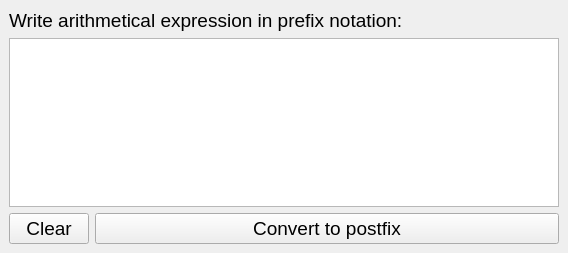
<?xml version="1.0" encoding="UTF-8"?>
<ui version="4.0">
 <class>MainWindow</class>
 <widget class="QMainWindow" name="MainWindow">
  <property name="windowModality">
   <enum>Qt::NonModal</enum>
  </property>
  <property name="geometry">
   <rect>
    <x>0</x>
    <y>0</y>
    <width>568</width>
    <height>253</height>
   </rect>
  </property>
  <property name="font">
   <font>
    <pointsize>14</pointsize>
    <stylestrategy>PreferAntialias</stylestrategy>
   </font>
  </property>
  <property name="windowTitle">
   <string>MainWindow</string>
  </property>
  <property name="locale">
   <locale language="English" country="UnitedStates"/>
  </property>
  <property name="tabShape">
   <enum>QTabWidget::Triangular</enum>
  </property>
  <widget class="QWidget" name="centralwidget">
   <layout class="QFormLayout" name="formLayout">
    <item row="0" column="0" colspan="2">
     <widget class="QLabel" name="label">
      <property name="sizePolicy">
       <sizepolicy hsizetype="Expanding" vsizetype="Minimum">
        <horstretch>0</horstretch>
        <verstretch>0</verstretch>
       </sizepolicy>
      </property>
      <property name="text">
       <string>Write arithmetical expression in prefix notation:</string>
      </property>
      <property name="wordWrap">
       <bool>true</bool>
      </property>
     </widget>
    </item>
    <item row="1" column="0" colspan="2">
     <widget class="QTextEdit" name="expressionEdit">
      <property name="cursor" stdset="0">
       <cursorShape>IBeamCursor</cursorShape>
      </property>
     </widget>
    </item>
    <item row="2" column="0">
     <widget class="QPushButton" name="clearButton">
      <property name="sizePolicy">
       <sizepolicy hsizetype="Expanding" vsizetype="Fixed">
        <horstretch>0</horstretch>
        <verstretch>0</verstretch>
       </sizepolicy>
      </property>
      <property name="text">
       <string>Clear</string>
      </property>
     </widget>
    </item>
    <item row="2" column="1">
     <widget class="QPushButton" name="convertButton">
      <property name="sizePolicy">
       <sizepolicy hsizetype="Expanding" vsizetype="Fixed">
        <horstretch>0</horstretch>
        <verstretch>0</verstretch>
       </sizepolicy>
      </property>
      <property name="text">
       <string>Convert to postfix</string>
      </property>
      <property name="checkable">
       <bool>false</bool>
      </property>
      <property name="flat">
       <bool>false</bool>
      </property>
     </widget>
    </item>
   </layout>
  </widget>
 </widget>
 <resources/>
 <connections/>
</ui>
